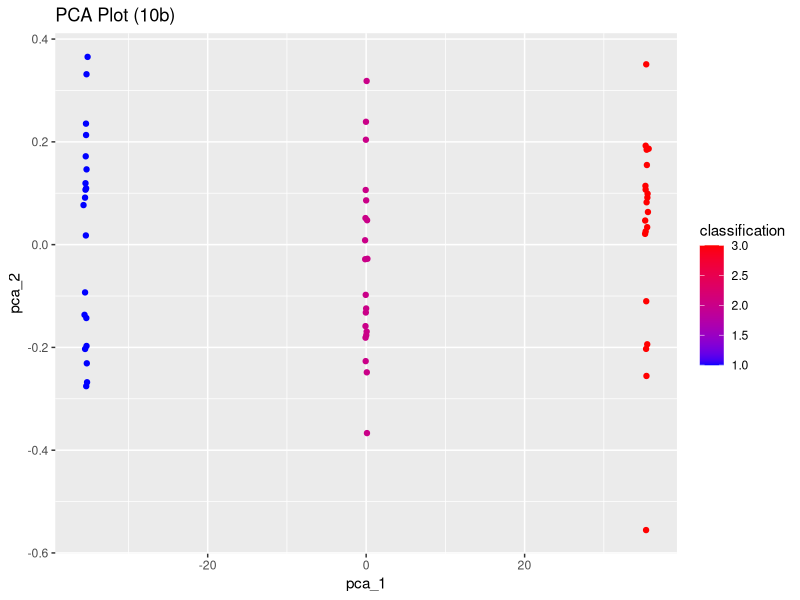

This figure's R source:
## ---- chunk 1
library(ggplot2)
## ---- chunk 2
set.seed(1)
class_1 <- matrix(rnorm(20*50, mean = 0, sd = 0.1), ncol = 50)
class_2 <- matrix(rnorm(20*50, mean = 5, sd = 0.1), ncol = 50)
class_3 <- matrix(rnorm(20*50, mean = 10, sd = 0.1), ncol = 50)
sim_data <- rbind(class_1, class_2, class_3)
sim_data <- cbind(sim_data, 
                  class = as.factor(c( rep(1,20), rep(2,20), rep(3,20) )))
sim_df <- data.frame(sim_data)
dim(sim_df) # 60 observations & 50 variables w/ class column 
head(sim_df)
## ---- chunk 3
PCA_attempt <- prcomp(sim_df)
summary(PCA_attempt)

# Plot
PCA_ggplot <- ggplot(data.frame(
  pca_1 = PCA_attempt$x[,1], 
  pca_2 = PCA_attempt$x[,2], 
  classification = sim_df$class), 
  aes(pca_1, pca_2, col = classification))



PCA_ggplot + 
  geom_point() + 
  labs(title = "PCA Plot (10b)") + 
  scale_color_gradient(low = "blue", high = "red")
# There is clear separation between the classes -> move on to part (c)
## ---- chunk 4
K <- 3
set.seed(1)
k_means <- kmeans(sim_df, centers = K)
k_means_table <- table(k_means$cluster, c(rep(1,20), rep(2,20), rep(3,20)))
k_means_table # careful on this interpretation so best to look at the cluster
k_means$cluster
## ---- chunk 5
K <- 2
set.seed(1)
k_means <- kmeans(sim_df, centers = K)
k_means_table <- table(k_means$cluster, c(rep(1,20), rep(2,20), rep(3,20)))
k_means_table # careful on this interpretation so best to look at the cluster
k_means$cluster 
## ---- chunk 6
K <- 4
set.seed(1)
k_means <- kmeans(sim_df, centers = K)
k_means_table <- table(k_means$cluster, c(rep(1,20), rep(2,20), rep(3,20)))
k_means_table # careful on this interpretation so best to look at the cluster
k_means$cluster
## ---- chunk 7
K <- 3
set.seed(1)
k_means_pca <- kmeans(PCA_attempt$x[, 1:2], centers = K)
k_means_pca_table <- table(k_means_pca$cluster, 
                           c(rep(1,20), rep(2,20), rep(3,20)))
k_means_pca_table # careful on this interpretation so best to look at the cluster
k_means_pca$cluster
## ---- chunk 8
K <- 3
set.seed(1)
k_means_scaled <- kmeans(scale(sim_df), centers = K)
k_means_scaled_table <- table(k_means_scaled$cluster, 
                           c(rep(1,20), rep(2,20), rep(3,20)))
k_means_scaled_table # careful on this interpretation so best to look at the cluster
k_means_scaled$cluster
